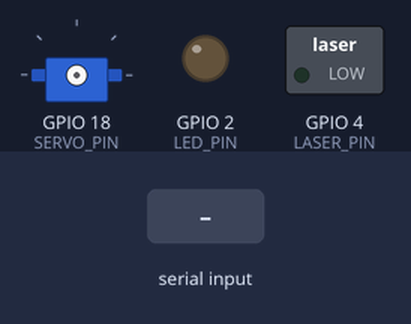
A sketch run on a simulated ESP32. Parts: servo, switched loads named in the sketch (green lamp = pin HIGH), output pins drawn as LEDs (lit = HIGH). Inputs (shaded band) come from the test bench.

Above: at 1.2 s.
1.3 s: "S90\n" received over Serial
At 2.0 s:
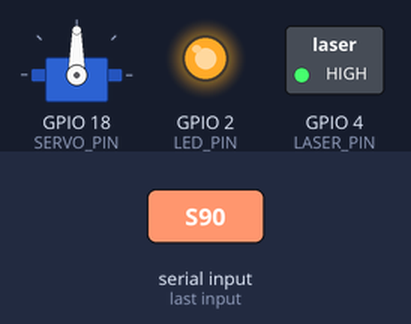
2.8 s: "F\n" received over Serial
At 3.1 s:
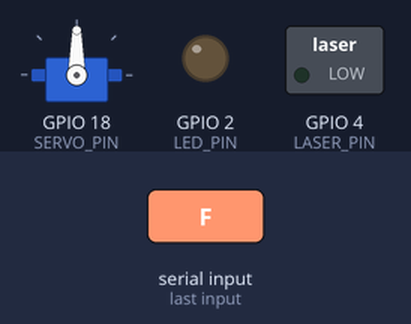
4.3 s: "S,45\n" received over Serial
At 5.5 s:
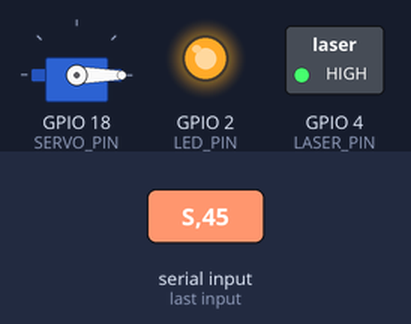
5.8 s: "F\n" received over Serial
At 6.7 s:
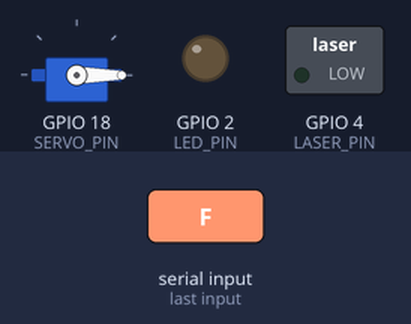
7.3 s: "S\n" received over Serial
At 7.8 s:
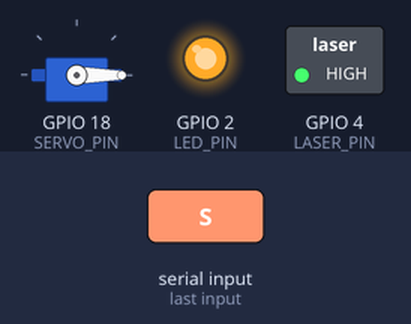
Timing chart, 0 to 9.8 s (numbered marks = the images above; inputs shaded):
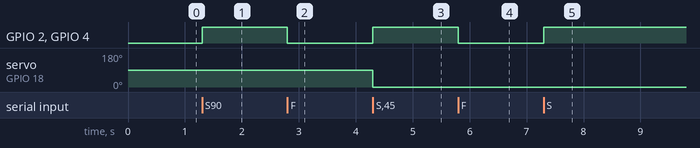

Measured:
- after the input at 1.3 s, GPIO 2 (LED_PIN), GPIO 4 (LASER_PIN): LOW → HIGH at once
- after the input at 2.8 s, GPIO 2 (LED_PIN), GPIO 4 (LASER_PIN): HIGH → LOW at once
- after the input at 4.3 s, GPIO 2 (LED_PIN), GPIO 4 (LASER_PIN): LOW → HIGH at once; servo on GPIO 18 (SERVO_PIN): 90° → 0° at once
- after the input at 5.8 s, GPIO 2 (LED_PIN), GPIO 4 (LASER_PIN): HIGH → LOW at once
- after the input at 7.3 s, GPIO 2 (LED_PIN), GPIO 4 (LASER_PIN): LOW → HIGH at once

The sketch:

mini_hand_turret.ino
```cpp
#include <ESP32Servo.h>

Servo myservo;
const int SERVO_PIN = 18;
const int LASER_PIN = 4;
const int LED_PIN = 2;

bool attached = false;

void setup() {
  Serial.begin(115200);
  pinMode(LASER_PIN, OUTPUT);
  pinMode(LED_PIN, OUTPUT);
  digitalWrite(LASER_PIN, LOW);
  digitalWrite(LED_PIN, LOW);
}

void loop() {
  if (Serial.available()) {
    String cmd = Serial.readStringUntil('\n');
    cmd.trim();

    if (cmd.startsWith("S")) {
      int angle = cmd.substring(1).toInt();
      angle = constrain(angle, 0, 180);
      if (!attached) {
        myservo.attach(SERVO_PIN);
        attached = true;
      }
      myservo.write(angle);
      digitalWrite(LASER_PIN, HIGH);
      digitalWrite(LED_PIN, HIGH);
    } else if (cmd == "F") {
      myservo.detach();
      attached = false;
      digitalWrite(LASER_PIN, LOW);
      digitalWrite(LED_PIN, LOW);
    }
  }
  delay(5);
}
```
